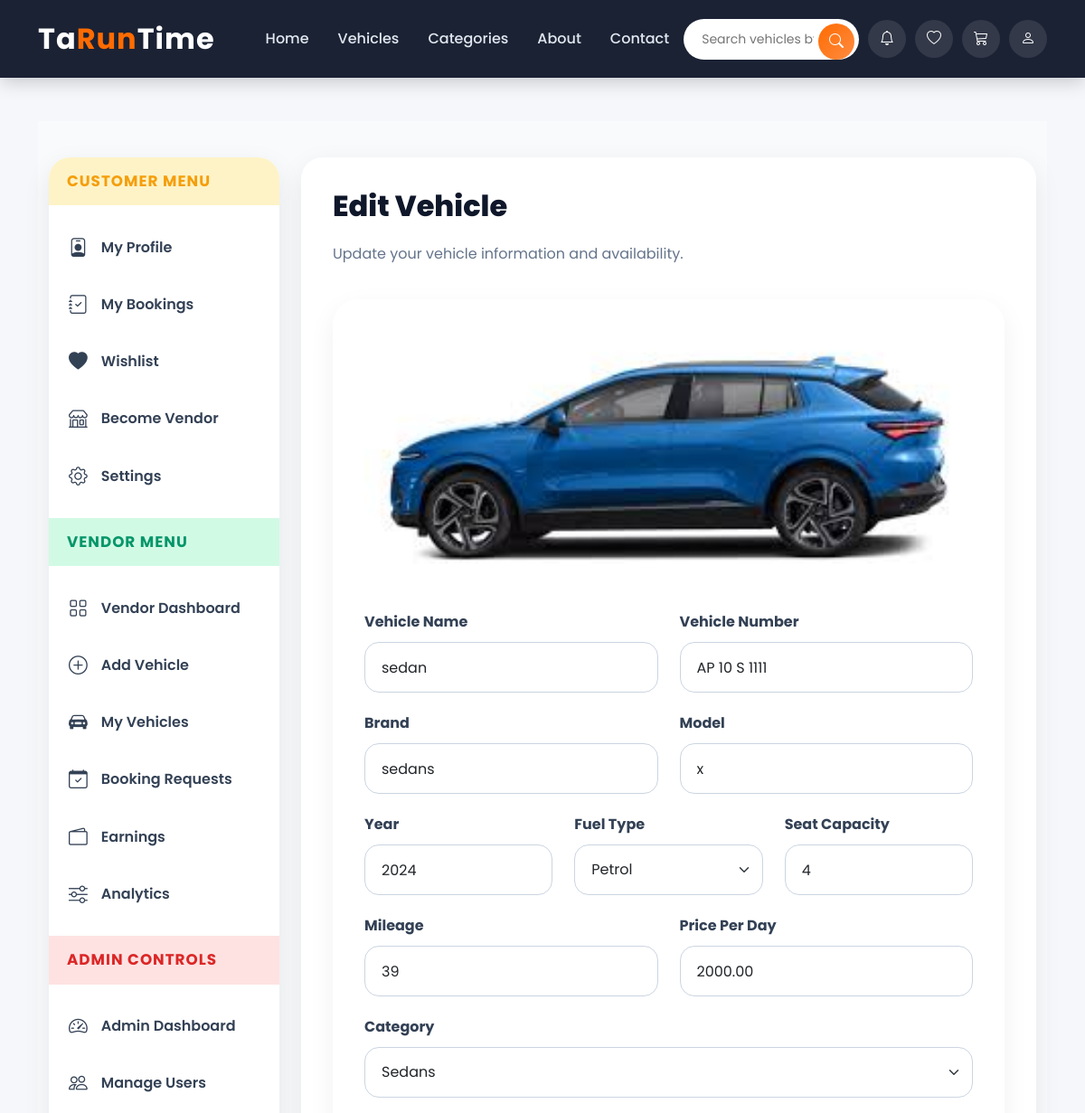
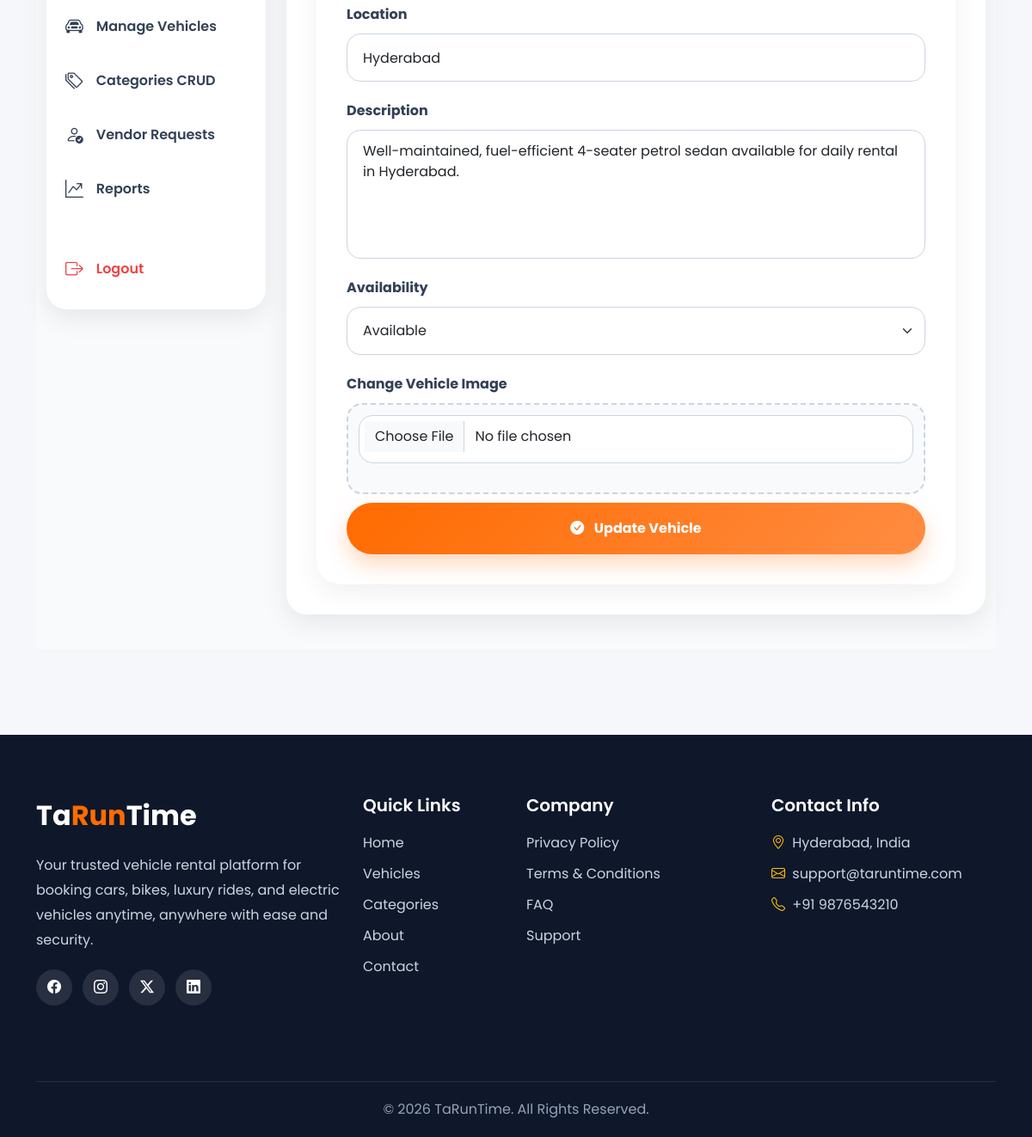
/dashboard/edit_vendor_vehicle/sedan-2b84ad08/ (signed in), run on the app's committed database (2 pictures, top to bottom).
### home/models.py (models this page shows, shortened)
class Vehicle(models.Model):
    vendor=models.ForeignKey(User,on_delete=models.CASCADE,related_name='vehicles')
    category=models.ForeignKey(Category,on_delete=models.CASCADE,related_name='vehicles')
    name=models.CharField(max_length=40)
    vehicle_number=models.CharField(max_length=30,unique=True)
    slug=models.SlugField(blank=True,unique=True)
    model=models.CharField(max_length=40,null=True,blank=True)
    brand=models.CharField(max_length=40,null=True,blank=True)
    year=models.IntegerField()
    fuel_type=models.CharField(max_length=30,choices=choices)
    seat_capacity=models.IntegerField()
    mileage=models.IntegerField()
    price_per_day=models.DecimalField(max_digits=10,decimal_places=2)
    location=models.CharField(max_length=70)
    description=models.TextField(null=True,blank=True)
    image=models.ImageField(upload_to='vehicle_images/')
    availability=models.BooleanField(default=True)
    created_at=models.DateTimeField(auto_now_add=True)
    updated_at=models.DateTimeField(auto_now=True)

class Category(models.Model):
    name=models.CharField(max_length=30,unique=True)
    slug=models.SlugField(blank=True,unique=True)
    image=models.ImageField(upload_to='category_images/')
    description=models.TextField()
    created_at=models.DateTimeField(auto_now_add=True)
    updated_at=models.DateTimeField(auto_now=True)

### dashboard/views.py (the view, shortened to what this page needs)
# urls.py: path('edit_vendor_vehicle/<slug:slug>/',views.edit_vendor_vehicle_view,name="edit_vendor_vehicle"),
def edit_vendor_vehicle_view(request,slug):
    vehicle=get_object_or_404(Vehicle,slug=slug)
    if request.user!=vehicle.vendor:
        messages.warning(request,"Access denied")
        return redirect('profile')
    categories=Category.objects.all()
    context={
        'vehicle':vehicle,
        "categories":categories,
    }
    return render(request,'dashboard/vendor/edit_vendor_vehicle.html',context)

### templates/dashboard/vendor/edit_vendor_vehicle.html (shortened to what this page needs)
{% extends 'dashboard/base_dashboard.html' %}
{% block dashboard_content %}
<div class="edit-header">
    <h2>
        Edit Vehicle
    </h2>
    <p>
        Update your vehicle information and availability.
    </p>
</div>
<div class="edit-card">
    <img
        src="{{ vehicle.image.url }}"
        alt="{{ vehicle.name }}"
        class="preview-image"
    >
    <form
        method="POST"
        enctype="multipart/form-data"
    >
        <div class="row">
            <div class="col-md-6">
                <label class="form-label">
                    Vehicle Name
                </label>
                <input
                    type="text"
                    name="name"
                    class="form-control"
                    value="{{ vehicle.name }}"
                >
            </div>
            <div class="col-md-6">
                <label class="form-label">
                    Vehicle Number
                </label>
                <input
                    type="text"
                    name="vehicle_number"
                    class="form-control"
                    value="{{ vehicle.vehicle_number }}"
                >
            </div>
        </div>
        <div class="row">
            <div class="col-md-6">
                <label class="form-label">
                    Brand
                </label>
                <input
                    type="text"
                    name="brand"
                    class="form-control"
                    value="{{ vehicle.brand }}"
                >
            </div>
            <div class="col-md-6">
                <label class="form-label">
                    Model
                </label>
                <input
                    type="text"
                    name="model"
                    class="form-control"
                    value="{{ vehicle.model }}"
                >
            </div>
        </div>
        <div class="row">
            <div class="col-md-4">
                <label class="form-label">
                    Year
                </label>
                <input
                    type="number"
                    name="year"
                    class="form-control"
                    value="{{ vehicle.year }}"
                >
            </div>
            <div class="col-md-4">
                <label class="form-label">
                    Fuel Type
                </label>
                <select
                    name="fuel_type"
                    class="form-select"
                >
                    <option
                        value="petrol"
                        {% if vehicle.fuel_type == 'petrol' %}
                        selected
                        {% endif %}
                    >
                        Petrol
                    </option>
                </select>
            </div>
            <div class="col-md-4">
                <label class="form-label">
                    Seat Capacity
                </label>
                <input
                    type="number"
                    name="seat_capacity"
                    class="form-control"
                    value="{{ vehicle.seat_capacity }}"
                >
            </div>
        </div>
        <div class="row">
            <div class="col-md-6">
                <label class="form-label">
                    Mileage
                </label>
                <input
                    type="number"
                    name="mileage"
                    class="form-control"
                    value="{{ vehicle.mileage }}"
                >
            </div>
            <div class="col-md-6">
                <label class="form-label">
                    Price Per Day
                </label>
                <input
                    type="number"
                    name="price_per_day"
                    class="form-control"
                    value="{{ vehicle.price_per_day }}"
                >
            </div>
        </div>
        <label class="form-label">
            Category
        </label>
        <select
            name="category"
            class="form-select"
        >
            {% for category in categories %}
            <option
                value="{{ category.id }}"
                {% if vehicle.category.id == category.id %}
                selected
                {% endif %}
            >
                {{ category.name }}
            </option>
            {% endfor %}
        </select>
        <label class="form-label">
            Location
        </label>
        <input
            type="text"
            name="location"
            class="form-control"
            value="{{ vehicle.location }}"
        >
        <label class="form-label">
            Description
        </label>
        <textarea
            name="description"
            class="form-control"
        >{{ vehicle.description }}</textarea>
        <label class="form-label">
            Availability
        </label>
        <select
            name="availability"
            class="form-select"
        >
            <option
                value="True"
                {% if vehicle.availability %}
                selected
                {% endif %}
            >
                Available
            </option>
        </select>
        <label class="form-label">
            Change Vehicle Image
        </label>
        <div class="image-upload">
            <input
                type="file"
                name="image"
                class="form-control"
            >
        </div>
        <button
            type="submit"
            class="submit-btn"
        >
            <i class="bi bi-check-circle-fill me-2"></i>
            Update Vehicle
        </button>
    </form>
</div>
{% endblock %}

### templates/base.html (style rules this page uses)
* { margin:0; padding:0; box-sizing:border-box; font-family: 'Poppins', sans-serif; }
body { background: #f5f7fb; display: flex; flex-direction: column; min-height: 100vh; }

### templates/dashboard/base_dashboard.html (style rules this page uses)
.dashboard-content h2 { font-size: 2rem; font-weight: 700; color: #0f172a; margin-bottom: 20px; }
.dashboard-content p { color: #64748b; line-height: 1.8; }

### templates/dashboard/vendor/edit_vendor_vehicle.html (style rules this page uses)
.edit-header { margin-bottom: 35px; }
.edit-header h2 { font-size: 2rem; font-weight: 800; color: #0f172a; }
.edit-header p { color: #64748b; margin-top: 10px; }
.edit-card { background: white; border-radius: 28px; padding: 35px; box-shadow: 0 10px 30px rgba(0,0,0,0.06); }
.preview-image { width: 100%; height: 280px; object-fit: cover; border-radius: 22px; margin-bottom: 30px; }
.form-label { font-weight: 700; color: #334155; margin-bottom: 10px; }
.form-control, .form-select { height: 56px; border-radius: 16px; border: 1px solid #cbd5e1; padding: 12px 18px; margin-bottom: 22px; }
textarea.form-control { height: 150px; resize: none; }
.image-upload { padding: 12px; background: #f8fafc; border-radius: 18px; border: 2px dashed #cbd5e1; }
.submit-btn { width: 100%; height: 60px; border: none; border-radius: 50px; background: linear-gradient( 135deg, #ff6b00, #ff8c42 ); color: white; font-size: 1rem; font-weight: 700; margin-top: 10px; transition: 0.3s; box-shadow: 0 12px 25px rgba(255,107,0,0.25); }

### data on the page
Vehicle: image (picture), name "sedan", vehicle_number "AP 10 S 1111", brand "sedans", model "x", year "2024", fuel_type "Petrol", seat_capacity "4", mileage "39", price_per_day "2000.00", category "Sedans", location "Hyderabad", description "Well-maintained, fuel-efficient 4-seater petrol sedan available for daily rental in Hyderabad.", availability "Available"
